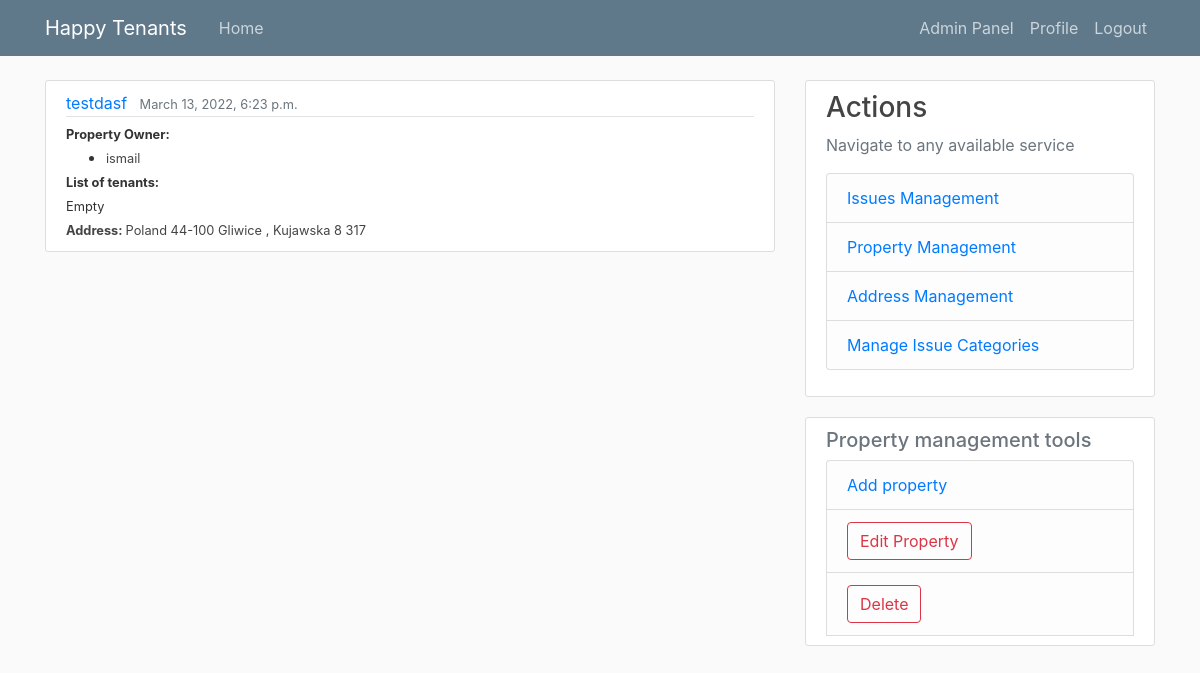
The page /properties/7/ (signed in) on the database as committed earlier.
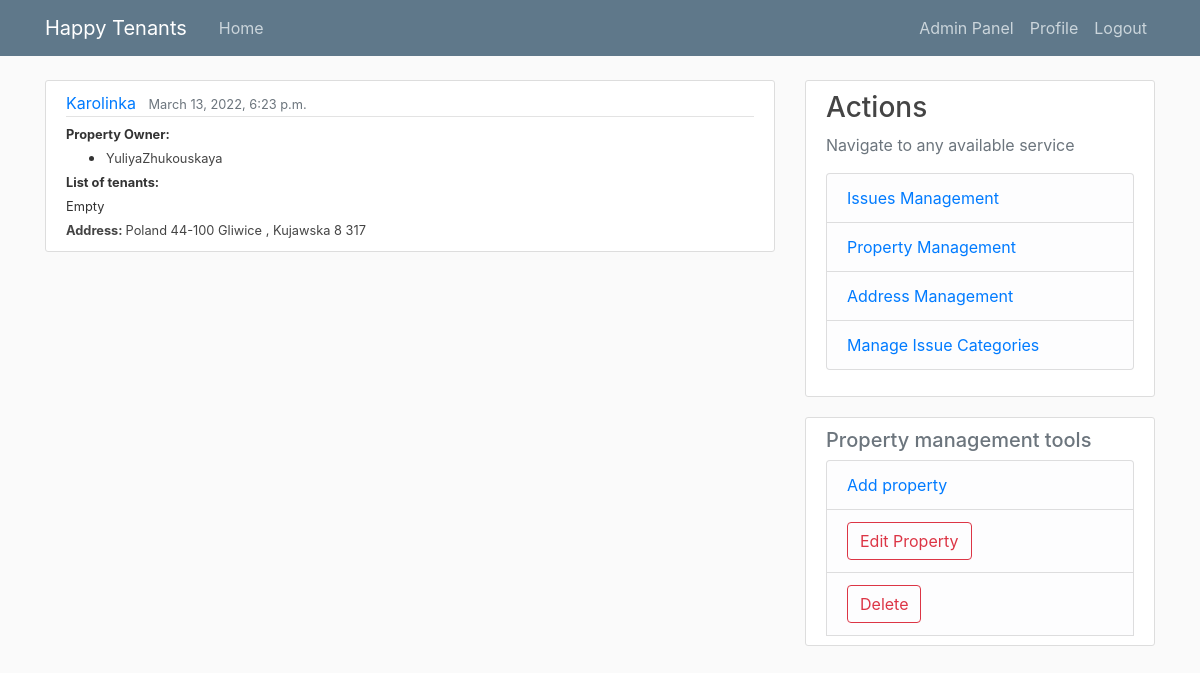
The same page on the database as committed later.
### tenant_mgmt/models.py (models this page shows, shortened)
class Property(models.Model):
    name = models.CharField(max_length=50, null=True)
    address = models.ForeignKey(Address, on_delete=models.CASCADE, null=True, related_name="address_properties_set")
    owner = models.ForeignKey(User, on_delete=models.SET_NULL, related_name="owner_property_set", null=True, blank=True)
    tenants = models.ManyToManyField(User, related_name="tenant_property_set", blank=True)
    dateAdded = models.DateTimeField(auto_now_add=True)

class Address(models.Model):
    street = models.CharField(max_length=50, null=False)
    apartment = models.CharField(max_length=10, null=False)
    city = models.CharField(max_length=50, null=False)
    zipCode = models.CharField(max_length=15, null=False)
    country = models.CharField(max_length=50, null=False)
    dateAdded = models.DateTimeField(auto_now_add=True)
    def __str__(self) -> str:
        return f'{self.country} {self.zipCode} {self.city} , {self.street} {self.apartment}'

### tenant_mgmt/views.py (the view)
# urls.py: path('properties/<int:pk>/', PropertyDetailView.as_view(), name='propertyDetails'),
@method_decorator([login_required, manager_requred], name='dispatch')
class PropertyDetailView(DetailView):
    model = Property
    template_name = 'tnt_mgmt/property/detail.html'
    context_object_name = 'property'
    ordering = ['dateAdded']

### tenant_mgmt/templatetags/extra_filters.py (called while the page is built)
@register.filter(name='has_groups')
def has_groups(user, group_names):
    groups = list(group_names.split('|'))
    userGroups = user.groups.all()
    for groupName in groups:
        group = Group.objects.get(name=groupName)
        if group in userGroups:
            return True
    return False

@register.filter(name='is_active')
def is_active(user):
    return len(user.groups.all()) > 0

### tenant_mgmt/templates/tnt_mgmt/property/detail.html (shortened to what this page needs)
{% extends "./base.html" %} {% block content %}
<article class="media content-section">
  <div class="media-body">
    <div class="article-metadata">
      <a class="mr-2" href="#">{{ property.name }}</a>
      <small class="text-muted">{{ property.dateAdded }}</small>
    </div>
    <small><b> Property Owner: </b></small>
    <ul>
      <li>
        <small
          ><a class="article-title" href="{% url 'profile' %}"
            >{{ property.owner.username }}</a
          ></small
        >
      </li>
    </ul>
    <small><b>List of tenants: </b></small> <br />
    {% for tenant in property.tenants.all %}
    <ul>
      <li>
        <small
          ><a class="article-title" href="{% url 'profile' %}"
            >{{ tenant.username }}</a
          ></small
        >
      </li>
    </ul>
    {% empty %}
    <small>Empty</small><br />
    {% endfor %}
    <small
      ><a
        class="article-title"
        href="{% url 'addressDetails' property.address.id %}"
      >
        <b> Address: </b>{{property.address}}</a
      ></small
    >
    <br />
  </div>
</article>
{% endblock content %}
{% block details_view_actions %}
  <li class="list-group-item list-group-item-light"><button id="editBtn" class="btn btn-outline-danger" type="submit">Edit Property</button></li>
  <li class="list-group-item list-group-item-light"><button id="deleteBtn" class="btn btn-outline-danger" type="submit">Delete</button></li>
{% endblock details_view_actions %}

Rows that differ between the two databases and show on the page:
changed Property "Poland 44-100 Gliwice , Kujawska 8 317": name "testdasf" → "Karolinka"; owner.username "ismail" → "YuliyaZhukouskaya"
